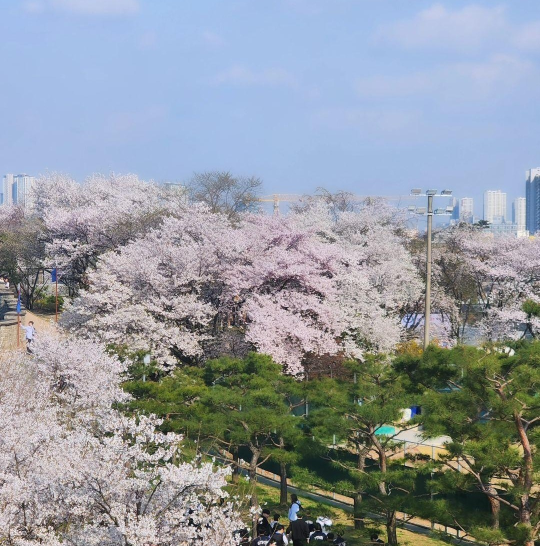
#> input picture OpenCV/L_1/Colab/flower.jpg, 1079 x 1092 px, found by its file name (shown at 1/2 size)
$ jupyter execute 'Pixel Art.ipynb'
#> lines starting #> are read from the running program, lines starting #| are printed output that depends on the picture
[cell 1]
import cv2
import numpy as np
from google.colab.patches import cv2_imshow

[cell 2]
image_path = '/content/drive/MyDrive/L_1/flower.jpg'
image = cv2.imread(image_path)
#> image is the input picture: shape (1092, 1079, 3); mean B, G, R 159.2, 152, 145.6

[cell 3]
image

[cell 4]
if image is None:
    print(f'오류: {image_path}에서 이미지를 로드할 수 없습니다.')
else:

    small_image = cv2.resize(image, None, fx=0.1, fy=0.1, interpolation=cv2.INTER_NEAREST)
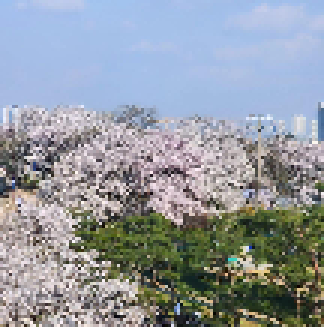
#> small_image: shape (109, 108, 3) (shown 3 times larger); mean B, G, R 159.9, 152.3, 145.9

    pixel_art_image = cv2.resize(small_image, (image.shape[1], image.shape[0]), interpolation=cv2.INTER_NEAREST)
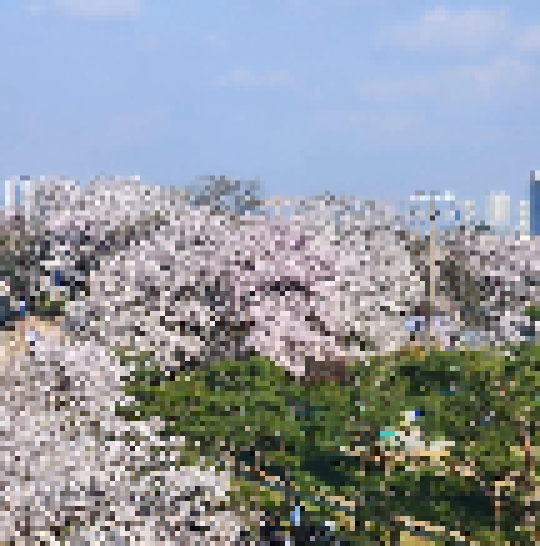
#> pixel_art_image: shape (1092, 1079, 3) (shown at 1/2 size); mean B, G, R 160, 152.4, 146

    cv2_imshow(pixel_art_image)
